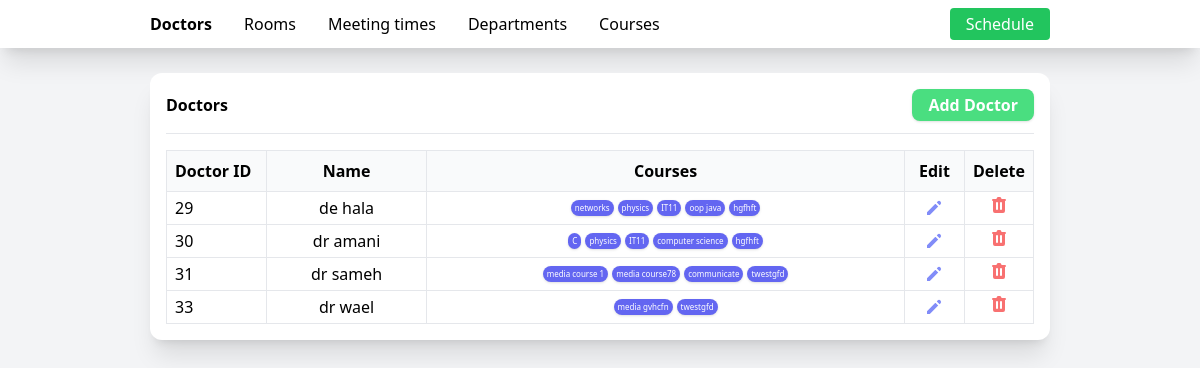
The page / on the database its author committed.
### tables this page shows
CREATE TABLE "instructors" (
	"id"	INTEGER,
	"name"	text NOT NULL,
	PRIMARY KEY("id" AUTOINCREMENT)
);

CREATE TABLE "courses" (
	"id"	INTEGER,
	"number"	TEXT NOT NULL,
	"name"	text NOT NULL UNIQUE,
	"max_number_of_students"	INTEGER NOT NULL,
	"department_id"	INTEGER NOT NULL,
	PRIMARY KEY("id" AUTOINCREMENT)
);

### main.py (the view)
    @app.route('/')
    def doctorsIndex():
        doctors = AllInstructors()
        return render_template('doctors.html', doctors=doctors)

### course.py (called while the page is built)
    def get_name(self):
        return self._name

### instructor.py (called while the page is built)
def AllInstructors():
    import sqlite3
    con = sqlite3.connect('class-scheduler.db')
    cur = con.cursor()
    cur.execute('SELECT * FROM instructors')
    instructors = []
    for row in cur:
        instructors.append(Instructor(row[0], row[1]))
    return instructors

    def get_id(self):
        return self._id

    def get_name(self):
        return self._name

    def get_courses(self):
        self.fetchCourses()
        return self._courses

    def fetchCourses(self):
        from course import Course
        import sqlite3
        con = sqlite3.connect('class-scheduler.db')
        cur = con.cursor()
        cur.execute(
            'SELECT * FROM courses WHERE id IN (SELECT course_id FROM course_instructors WHERE doctor_id = ?)', (self._id,))
        courses = []
        for row in cur:
            courses.append(Course(row[0], row[1], row[2], row[3], row[4]))
        self._courses = courses

### templates/doctors.html (shortened to what this page needs)
<!DOCTYPE html>
<html lang="en">
<head>
    <link rel="stylesheet" href="{{url_for('style')}}">
</head>
<body class="bg-gray-100">
    <nav class="bg-white shadow-xl w-full py-2 px-[150px]">
        <div class="flex gap-8 w-full">
            <a href="{{url_for('doctorsIndex')}}"
                class="hover:scale-105 hover:font-bold transition-all my-auto font-bold ">Doctors</a>
            <a href="{{url_for('roomsIndex')}}" class="hover:scale-105 hover:font-bold transition-all my-auto">Rooms</a>
            <a href="{{url_for('meetingTimesIndex')}}"
                class="hover:scale-105 hover:font-bold transition-all my-auto">Meeting
                times</a>
            <a href="{{url_for('departmentsIndex')}}"
                class="hover:scale-105 hover:font-bold transition-all my-auto">Departments</a>
            <a href="{{url_for('coursesIndex')}}"
                class="hover:scale-105 hover:font-bold transition-all my-auto">Courses</a>
            <a href="{{url_for('scheduleIndex')}}"
                class="hover:scale-105 hover:font-bold transition-all my-auto text-white bg-green-500 rounded hover:shadow-lg px-4 py-1 justify-self-end ml-auto">Schedule</a>
        </div>
    </nav>
    <main class="py-[25px] px-[150px] ">
        <div class="bg-white rounded-xl shadow-xl w-full p-4">
            <div class="flex w-full justify-between">
                <h1 class="font-bold my-auto">
                    Doctors
                </h1>
                <a href="{{url_for('createDoctor')}}"
                    class="py-1 bg-green-400 px-4 font-semibold text-white rounded-lg shadow hover:scale-105 hover:shadow-lg transition-all cursor-pointer">
                    Add Doctor</a>
            </div>
            <hr class="mt-3">
            <table class="w-full border rounded-xl mt-4 border-collapse">
                <thead>
                    <tr class="border-b bg-gray-50">
                        <th class="py-2 px-2 border text-left w-[100px]">Doctor ID</th>
                        <th class="py-2 px-2 border text-center">Name</th>
                        <th class="py-2 px-2 border text-center">Courses</th>
                        <th class="py-2 px-2 border text-center w-[60px]">Edit</th>
                        <th class="py-2 px-2 border text-center w-[60px]">Delete</th>
                    </tr>
                </thead>
                <tbody>
                    {% for doctor in doctors %}
                    <tr>
                        <td class="px-2 py-1 border">{{doctor.get_id()}}</td>
                        <td class="px-2 py-1 border text-center">{{doctor.get_name()}}</td>
                        <td class="px-2 py-1 border text-center">
                            <div class="flex gap-1 text-[8px] mx-auto justify-center flex-wrap">
                                {% for course in doctor.get_courses() %}
                                <div
                                    class="bg-indigo-500 text-white px-1 py-[2px] rounded-lg cursor-pointer shadow hover:shadow-xl hover:scale-125 hover:mx-1 transition-all">
                                    {{course.get_name()}}
                                </div>
                                {% endfor %}
                            </div>
                        </td>
                        <td
                            class="text-indigo-400 text-center  border hover:text-indigo-500  hover:scale-110 hover:shadow-lg transition-all">
                            <svg xmlns="http://www.w3.org/2000/svg" class="h-5 w-5 mx-auto my-auto cursor-pointer"
                                viewBox="0 0 20 20" fill="currentColor">
                                <path
                                    d="M13.586 3.586a2 2 0 112.828 2.828l-.793.793-2.828-2.828.793-.793zM11.379 5.793L3 14.172V17h2.828l8.38-8.379-2.83-2.828z" />
                            </svg>
                        </td>
                        <td
                            class="text-red-400  text-center border hover:text-red-500 hover:scale-110 hover:shadow-lg transition-all">
                            <form action="{{url_for('deleteDoctor',id=doctor.get_id())}}" method="POST">
                                <button type="submit"
                                    onclick="return confirm('Are you sure you want to delete this doctor?')">
                                </button>
                            </form>
                        </td>
                    </tr>
                    {% endfor %}
                </tbody>
            </table>
        </div>
    </main>
</body>
</html>

### rows shown on the page
instructors: get_id "29", get_name "de hala"
courses: get_name "networks"
courses: get_name "physics"
courses: get_name "IT11"
courses: get_name "oop java"
courses: get_name "hgfhft"
instructors: get_id "30", get_name "dr amani"
courses: get_name "C"
courses: get_name "computer science"
instructors: get_id "31", get_name "dr sameh"
courses: get_name "media course 1"
courses: get_name "media course78"
courses: get_name "communicate"
courses: get_name "twestgfd"
instructors: get_id "33", get_name "dr wael"
courses: get_name "media gvhcfn"
